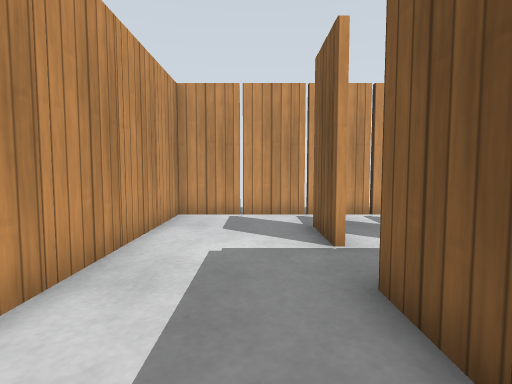
View 1 (above)

24 first-person views from a walk through a robot-simulator world made for Gazebo. The camera is 0.68 m above the floor, tilts 4° down and sees 80° across. The floor is counted in squares, 0.5 m on a side. Each view is taken from the middle of a square. On the plan, view 1 faces up. The plan holds only what a view shows up to about 14 squares ahead; the rest is blank. Gazebo's built-in surfaces are drawn with simple patterns.

View 2
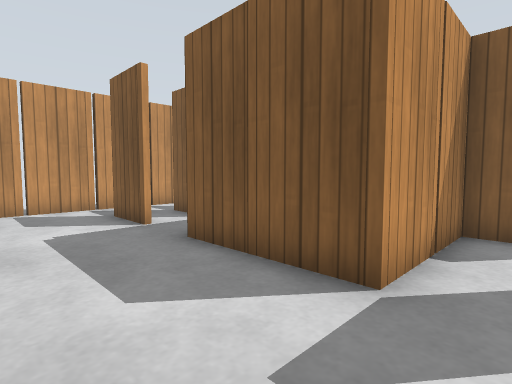

View 3
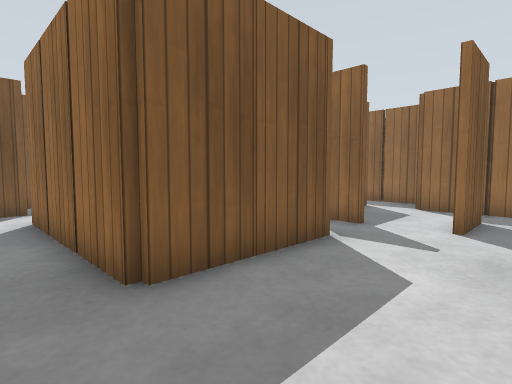

View 4
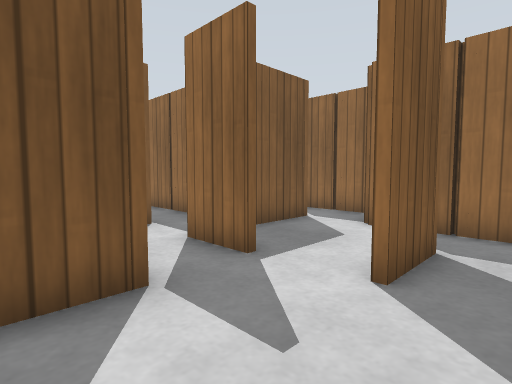

View 5
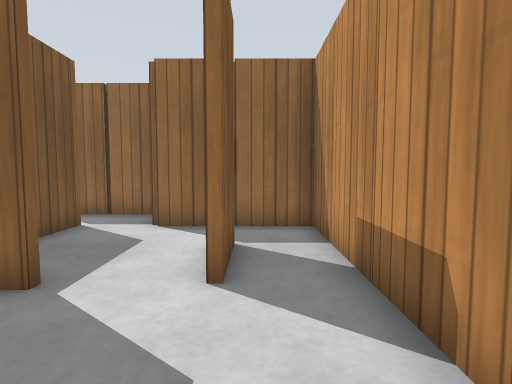

View 6
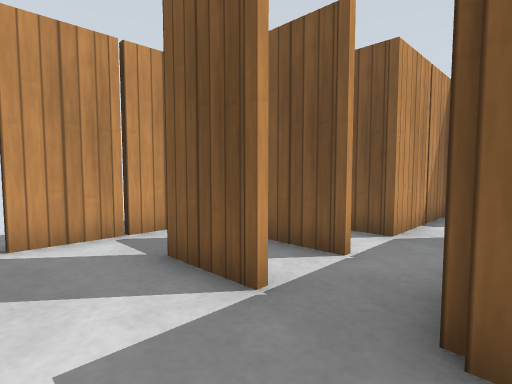

View 7
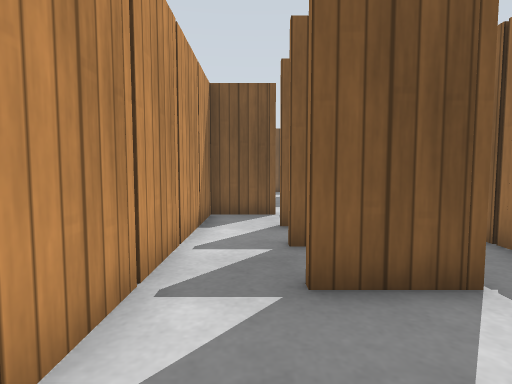

View 8
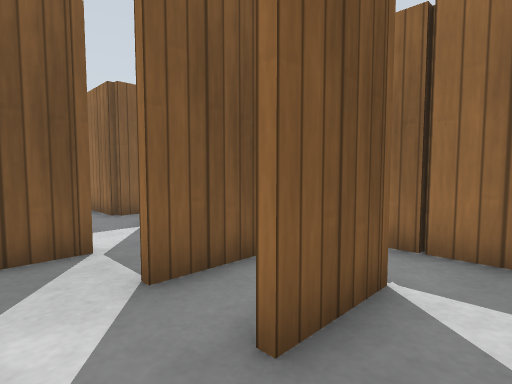

View 9
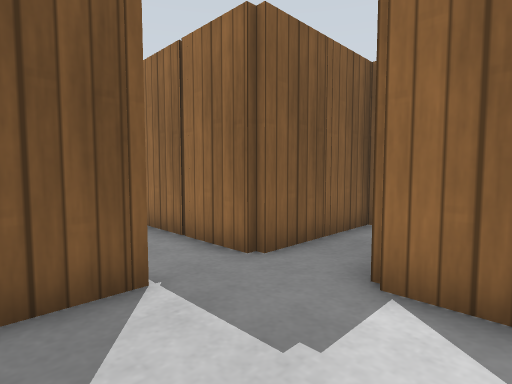

View 10
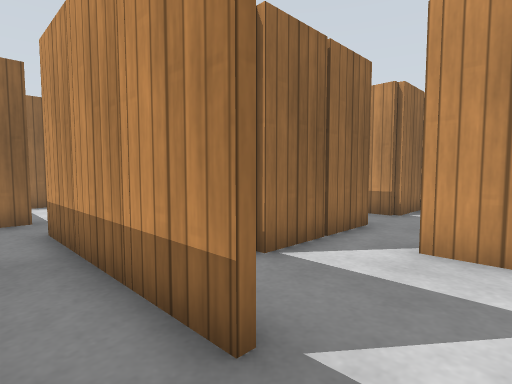

View 11
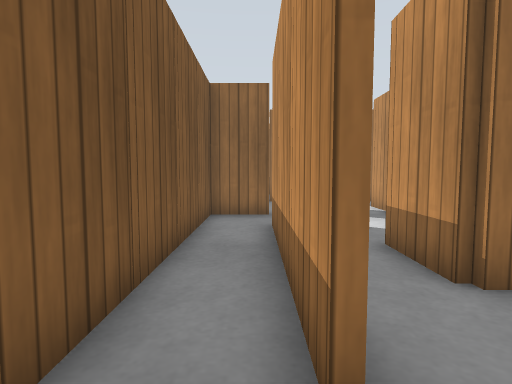

View 12
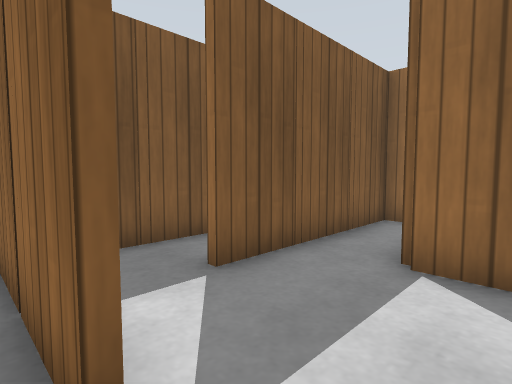

View 13
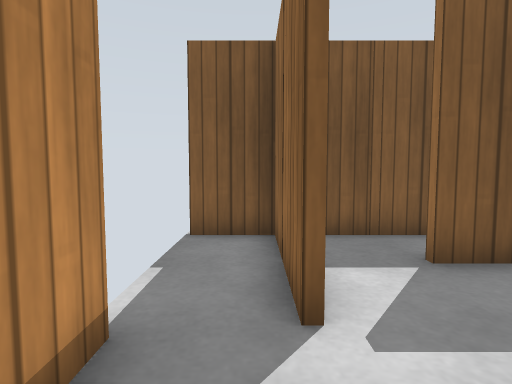

View 14
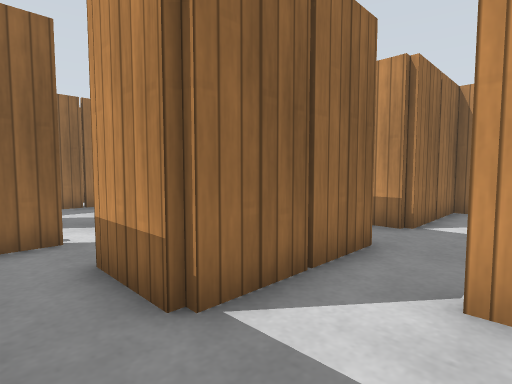

View 15
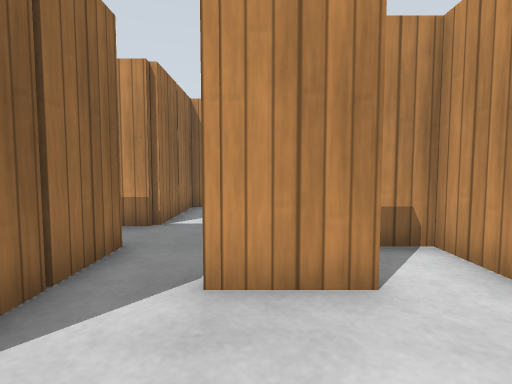

View 16
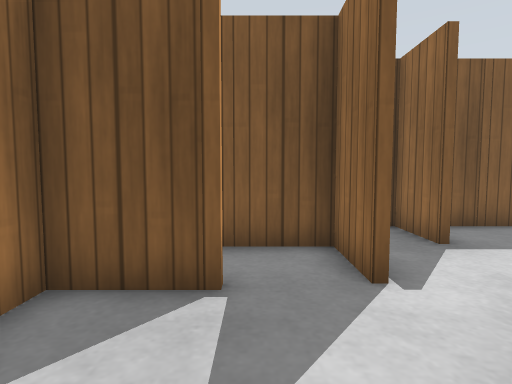

View 17
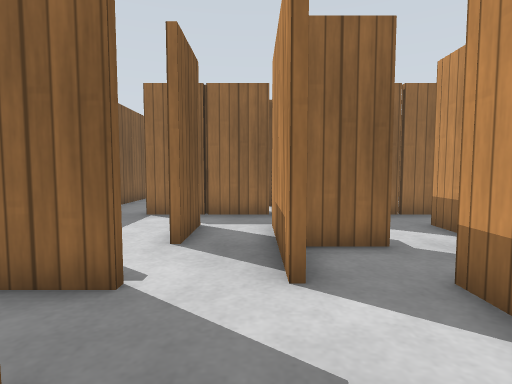

View 18
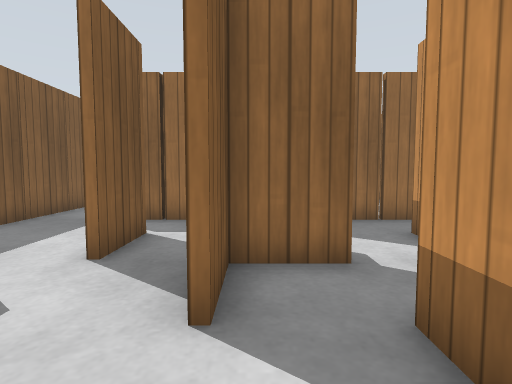

View 19
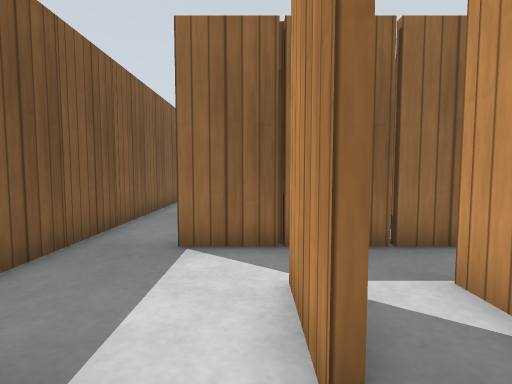

View 20
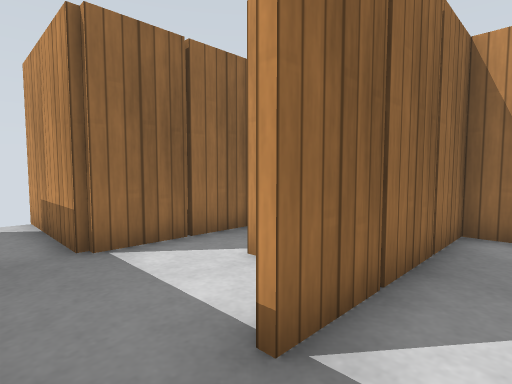

View 21
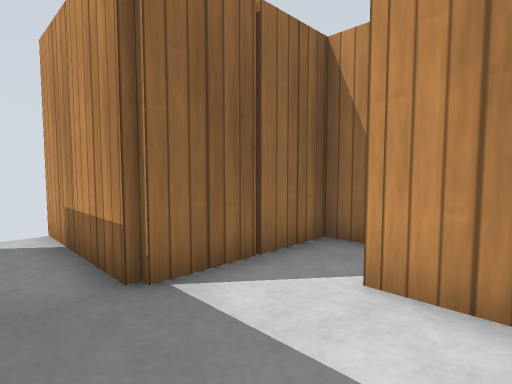

View 22
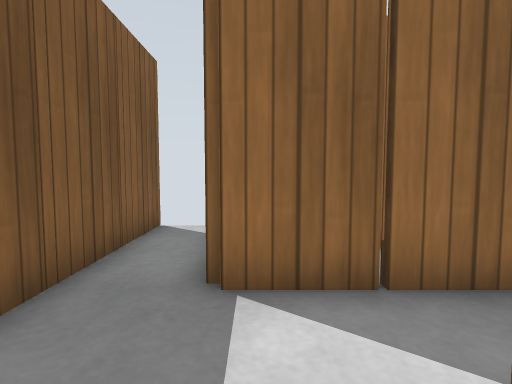

View 23
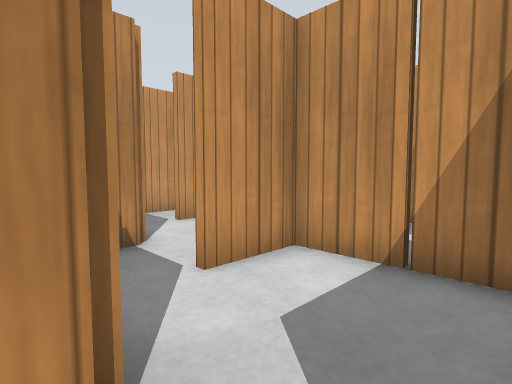

View 24
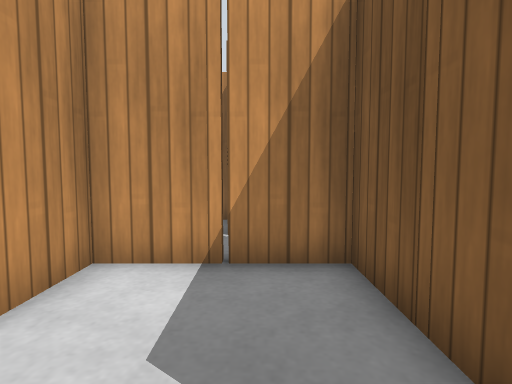

### Floor plan
Points are (right, up) in squares from view 1. A wall is a line through its corners. A room is listed if a view was taken in it or the views show most of it. See-through windows are left out.
Room 1 (views 1, 2, 3, 4, 5, 6, 7, 8)
walls: (1.4, 2.4) (1.4, 3.6) (5.5, 3.6); (1.5, -2.4) (3.5, -2.4); (3.5, -0.6) (1.4, -0.6) (1.4, 1.5); (-2.4, -0.5) (-2.4, -6.4) (1.6, -6.4) (1.6, -7); (-0.6, -3.5) (-0.6, -2.5); (3.4, -5.5) (3.4, -4.5); (1.4, 6.4) (1.4, 7.5); (3.4, 6.4) (3.4, 7.5); (5.4, 5.4) (5.4, 7.5); (2.1, -8.4) (3.6, -8.4); (6.2, 9.4) (-2.4, 9.4) (-2.4, 2.8)
ways out: opening at (6.5, 5) to room 2; opening at (6.5, 8.5) to room 2; opening at (2.5, -1) to room 3; opening at (3, -7) to room 4
objects: wooden post (-3, -4); wooden post (-3, -2); wooden post (-3, 4); wooden post (-3, 6); wooden post (-3, 8); wooden post (-1, -7); wooden post (-1, -4); wooden post (-1, 9); wooden post (1, 0); wooden post (1, 2); wooden post (1, 6); wooden post (1, 9); wooden post (3, -9); wooden post (3, -6); wooden post (3, -4); wooden post (3, -1); wooden post (3, 3) to (3, 4); wooden post (3, 6); wooden post (3, 9); wooden post (5, -1) to (5, 0); wooden post (5, 3) to (5, 4); wooden post (5, 6); wooden post (5, 9)
Room 2 (view 9)
walls: (9.5, 5.4) (5.4, 5.4); (11.4, 4.5) (11.4, 5.6); (5.5, 5.6) (9.6, 5.6) (9.6, 4.6); (5.5, 3.6) (7.5, 3.6); (11.4, 1.5) (11.4, 3.6)
ways out: opening at (6.5, 5) to room 1; opening at (6.5, 8.5) to room 1; opening at (11, 7.5) to room 3
objects: wooden post (7, 5); wooden post (7, 8); wooden post (9, 4); wooden post (11, 4); wooden post (11, 8)
Room 3 (views 10, 11, 12, 13, 14, 15, 16, 17, 18, 19, 20, 21, 22)
walls: (13.6, 1.5) (13.6, -1.5); (15.5, 1.6) (17.4, 1.6) (17.4, 3.6); (15.6, -0.5) (15.6, -1.5); (11.6, 2.5) (11.6, 1.5); (11.5, -0.4) (13.4, -0.4) (13.4, 1.5); (15.4, -1.5) (15.4, -0.5); (15.4, 4.4) (15.4, 5.4) (14.8, 5.4); (17.5, -0.4) (19.4, -0.4) (19.4, 8.6); (17.4, 4.5) (17.4, 5.5); (11.4, 5.6) (15.6, 5.6) (15.6, 4.5); (11.6, -4.4) (17.5, -4.4); (17.4, 6.5) (17.4, 7.5); (17.6, 7.5) (17.6, 1.5); (7.5, -4.4) (10.4, -4.4); (13.6, 9.5) (13.6, 8.4); (13.5, -8.4) (17.6, -8.4) (17.6, -9.6); (4.4, -0.6) (3.5, -0.6); (12.6, 11.2) (11.6, 11.2) (11.6, 10.1); (15.5, 11.2) (14.2, 11.2); (19.4, -9.5) (19.4, -1.8)
ways out: opening at (2.5, -1) to room 1; opening at (11, 7.5) to room 2; opening at (19, -8.5) to room 4
objects: wooden post (5, -2); wooden post (7, -5) to (7, -4); wooden post (9, -2); wooden post (12, 1); wooden post (13, -2); wooden post (13, 5); wooden post (13, 8); wooden post (14, -1); wooden post (15, -6); wooden post (15, -5) to (15, -4); wooden post (15, -2); wooden post (15, 4); wooden post (17, 4); wooden post (17, 6); wooden post (17, 9); wooden post (18, 1); wooden post (20, -9); wooden post (20, -7); wooden post (20, -5); wooden post (20, -3); wooden post (20, 1); wooden post (20, 3); wooden post (20, 5); wooden post (20, 7)
Room 4 (views 23, 24)
walls: (12.6, -6.4) (13.1, -6.4); (7.4, -7.5) (7.4, -6.5); (5.6, -8.5) (5.6, -9); (6.6, -4.6) (3.6, -4.6) (3.6, -5.6); (17.6, -9.6) (17.6, -11.5); (3.6, -8.4) (4.8, -8.4); (19.4, -12.5) (19.4, -9.5)
ways out: opening at (3, -7) to room 1; opening at (19, -8.5) to room 3
objects: wooden post (5, -5); wooden post (7, -6); wooden post (9, -5); wooden post (13, -5); wooden post (15, -9); wooden post (17, -13) to (18, -12); wooden post (17, -10); wooden post (19, -13) to (20, -13); wooden post (20, -11)

Where each view was taken, in squares from view 1:
view 1: 0 up, 0 right, facing up
view 2: 2 down, 2 left, facing up-right
view 3: 5 up, 2 left, facing down-right
view 4: 1 up, 2 left, facing down-right
view 5: 1 up, 1 left, facing down
view 6: 3 up, 1 left, facing up-right
view 7: 8 up, 2 left, facing right
view 8: 9 up, 2 right, facing down-right
view 9: 9 up, 8 right, facing down-right
view 10: 9 up, 19 right, facing down-left
view 11: 9 up, 18 right, facing down
view 12: 10 up, 14 right, facing down-right
view 13: 10 up, 13 right, facing right
view 14: 8 up, 17 right, facing down-left
view 15: 8 up, 17 right, facing left
view 16: 3 up, 12 right, facing right
view 17: 5 up, 14 right, facing down
view 18: 4 up, 13 right, facing down
view 19: 1 up, 16 right, facing down
view 20: 3 down, 19 right, facing down-left
view 21: 5 down, 19 right, facing down-left
view 22: 5 down, 17 right, facing down
view 23: 9 down, 7 right, facing up-left
view 24: 9 down, 6 right, facing up
